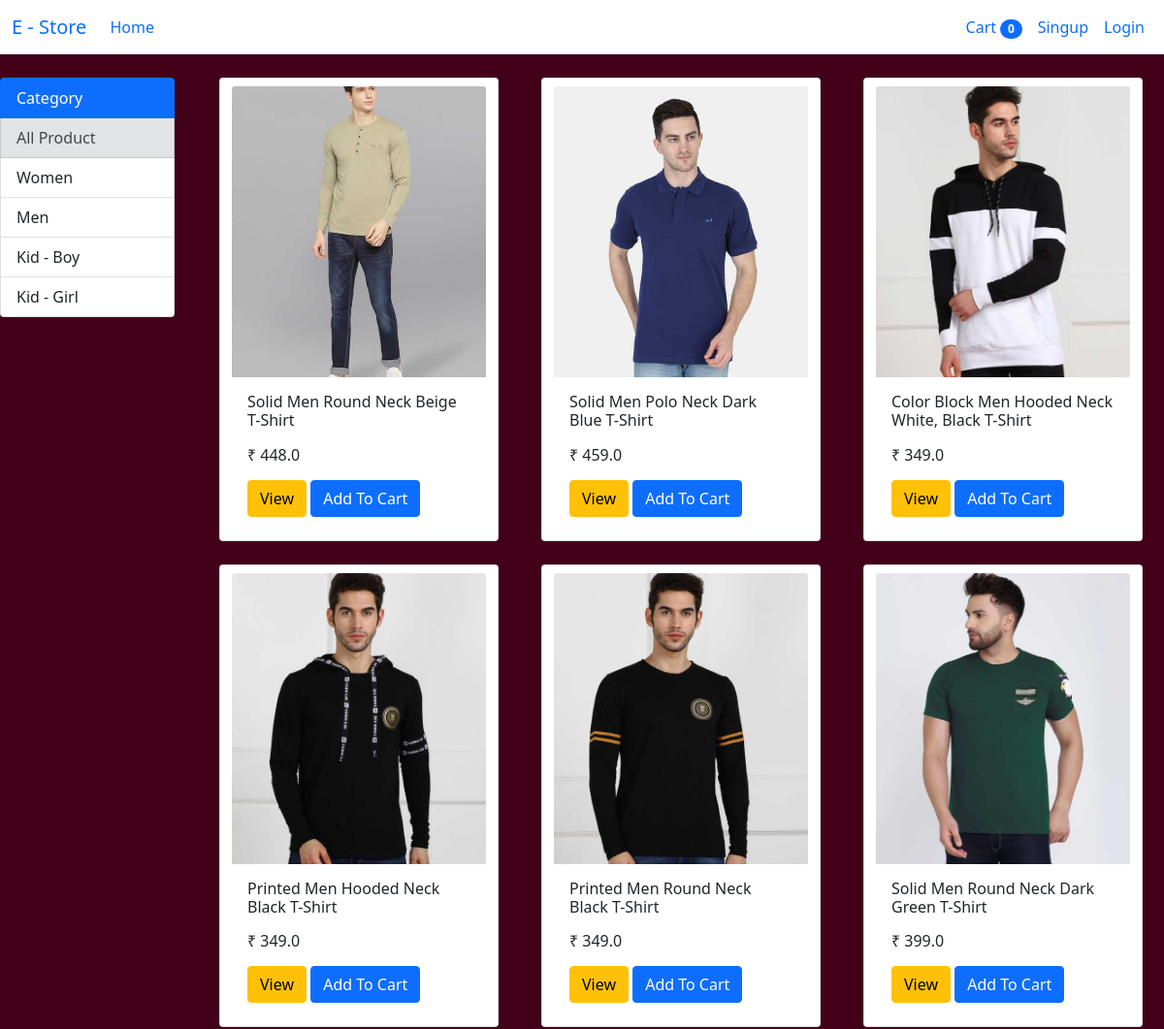
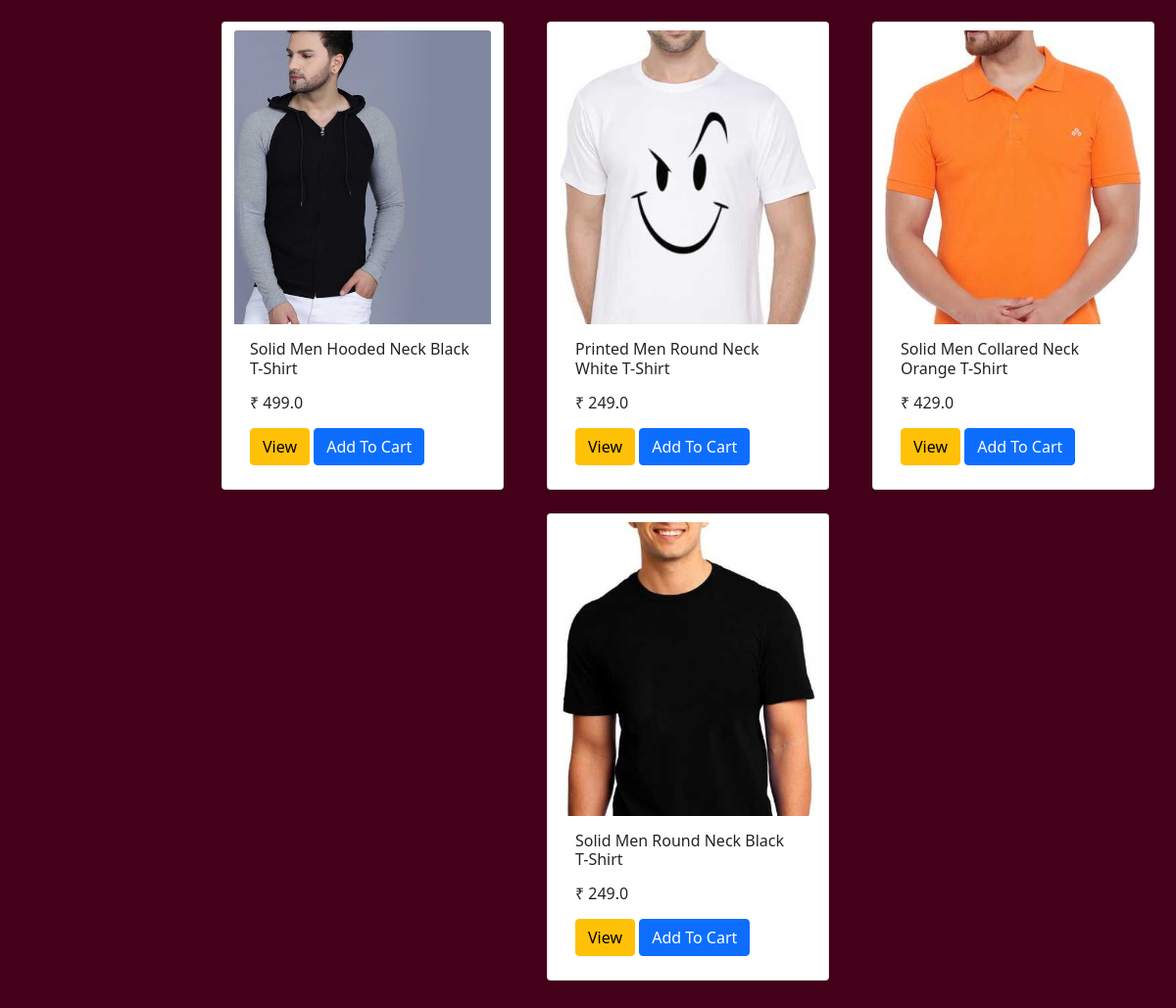
The app's page /?category=2 with its own data (2 pictures, top to bottom).
### store/models/category.py (models this page shows, shortened)
class Category(models.Model):
    name = models.CharField(max_length=150)
    @staticmethod
    def allcategory():
        return Category.objects.all()

### store/models/product.py (models this page shows, shortened)
class Product(models.Model):
    name = models.CharField(max_length=150)
    price = models.FloatField(default=0)
    category = models.ForeignKey(Category, on_delete=models.CASCADE, default=1)
    details = models.TextField(
        max_length=1000, default=" ", null=True, blank=True)
    image = models.ImageField(upload_to="image")
    @staticmethod
    def allproduct_category(category_id):
        if category_id:
            return Product.objects.filter(category=category_id)
        else:
            return Product.allproduct()

### store/views/home.py (the view, shortened to what this page needs)
# urls.py: 2. Add a URL to urlpatterns:  path('', Home.as_view(), name='home')
class Home(View):
    def get(self,request):
        cart = request.session.get('cart')
        if not cart:
            request.session['cart'] = {}
        product = None
        category = Category.allcategory()
        categoryID = request.GET.get('category')
        if categoryID:
            product = Product.allproduct_category(categoryID)
        else:
            product = Product.allproduct()
        data = {}
        data['products'] = product
        data['categorys'] = category
        return render(request, "home.html", data)

### store/templatetags/cart.py (called while the page is built)
@register.filter(name='rs_symbol')
def rs_symbol(symbol):
    return "₹ "+str(symbol)

### store/templates/home.html (shortened to what this page needs)
{% extends 'base.html' %} {% block title %}E - Store{% endblock title %}
{% block body %} {% load static %} {% load cart %}
<div class="continer-fluid">
    <div class="row py-4">
        <div class="col-lg-2 mx-auto">
            <div class="list-group">
                <li class="list-group-item active" aria-current="true">Category</li>
                <a class="list-group-item list-group-item-secondary" href="/" role="button" my-2>All Product</a> {% for category in categorys %}
                <a class="list-group-item list-group-item-action" href="/?category={{category.id}}" role="button" my-2>{{category.name}}</a> {% endfor %}
            </div>
        </div>
        <div id="product" class="col-lg-10">
            <div class="row mx-auto">
                {% for product in products %}
                <div class="card mx-auto py-2 mb-4" id="{{product.id}}" style="width: 18rem;">
                    <img src={{product.image}} class="card-img-top" alt="..." style="
                        width: 100%;
                        height: 25vw;
                        object-fit: cover;">
                    <div class="card-body">
                        <h6 class="card-title">{{product.name}}</h6>
                        <p class="card-text">
                            <h6>{{product.price|rs_symbol}}</h6>
                        </p>
                        <button type="button" class="btn btn-warning " data-bs-toggle="modal" data-bs-target="#exampleModal-{{forloop.counter}}">View</button>
                        <div class="btn-group">
                            <form action="/#{{product.id}}" method="post">
                                <input type="submit" class="btn btn-primary" value="Add To Cart">
                            </form>
                        </div>
                    </div>
                </div>
                {% endfor %}
            </div>
        </div>
    </div>
</div>
{% endblock body %}

### store/templates/home.html (style rules this page uses)
body { overflow-x: hidden; }

### records on screen
Category: name "Women"
Category: name "Men"
Category: name "Kid - Boy"
Category: name "Kid - Girl"
Product: image (picture), name "Solid Men Round Neck Beige T-Shirt", price|rs_symbol "₹ 448.0"
Product: image (picture), name "Solid Men Polo Neck Dark Blue T-Shirt", price|rs_symbol "₹ 459.0"
Product: image (picture), name "Color Block Men Hooded Neck White, Black T-Shirt", price|rs_symbol "₹ 349.0"
Product: image (picture), name "Printed Men Hooded Neck Black T-Shirt", price|rs_symbol "₹ 349.0"
Product: image (picture), name "Printed Men Round Neck Black T-Shirt", price|rs_symbol "₹ 349.0"
Product: image (picture), name "Solid Men Round Neck Dark Green T-Shirt", price|rs_symbol "₹ 399.0"
Product: image (picture), name "Solid Men Hooded Neck Black T-Shirt", price|rs_symbol "₹ 499.0"
Product: image (picture), name "Printed Men Round Neck White T-Shirt", price|rs_symbol "₹ 249.0"
Product: image (picture), name "Solid Men Collared Neck Orange T-Shirt", price|rs_symbol "₹ 429.0"
Product: image (picture), name "Solid Men Round Neck Black T-Shirt", price|rs_symbol "₹ 249.0"

### other values on screen
{{ request.session.cart.keys|length }} "0"
